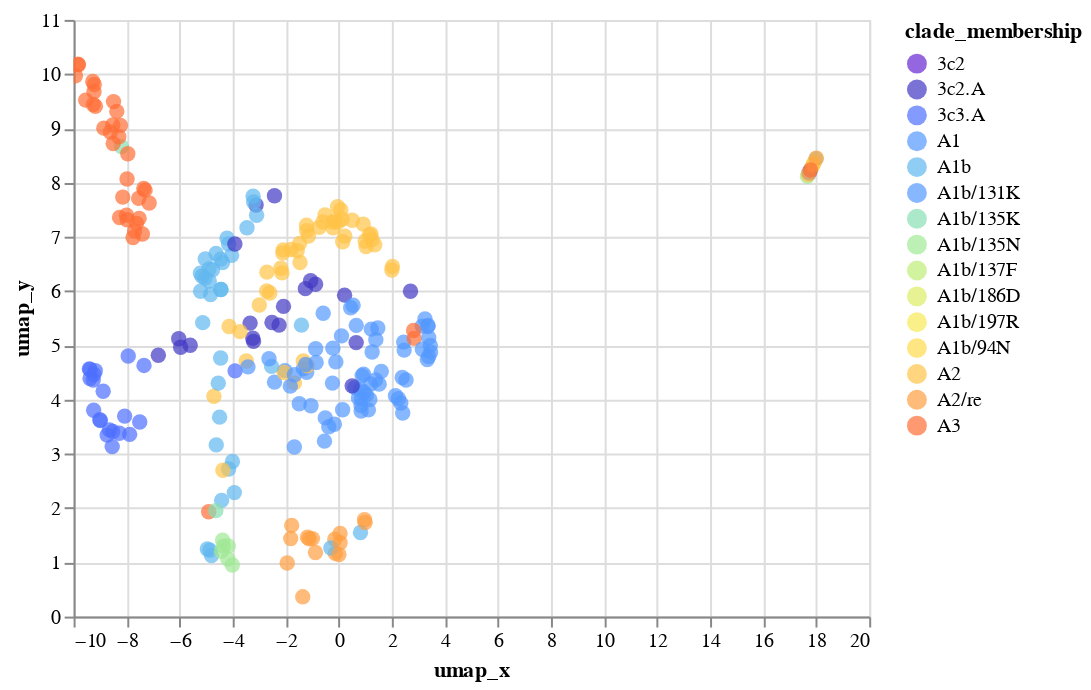

The notebook cell this image was saved under:
### Code cell
scatterplot_with_tooltip_interactive(merged_umap_df_ha,'umap_x','umap_y','umap_x','umap_y',['strain', "clade_membership"],'clade_membership:N', domain, range_)

### Figure 1 — Vega-Lite specification as saved in the notebook (floating-point values rounded to 4 significant figures; data arrays with more than 128 entries replaced by an {"elided": "..."} marker saying what was removed)
{"config": {"view": {"continuousWidth": 400, "continuousHeight": 300}}, "data": {"name": "data-5bf9e0d5472c7f853cbb84f0d348e95e"}, "mark": {"type": "circle", "size": 60}, "encoding": {"color": {"type": "nominal", "field": "clade_membership", "scale": {"domain": ["3c2", "3c2.A", "3c3.A", "A1", "A1b", "A1b/131K", "A1b/135K", "A1b/135N", "A1b/137F", "A1b/186D", "A1b/197R", "A1b/94N", "A2", "A2/re", "A3"], "range": ["#6626d4", "#4138c3", "#4e70ff", "#5499ff", "#61b8f0", "#5499ff", "#87dfb3", "#a0e994", "#bdee78", "#ddee64", "#f8e957", "#ffdb4e", "#ffc348", "#ff9e40", "#ff6e36"]}}, "tooltip": [{"type": "nominal", "field": "strain"}, {"type": "nominal", "field": "clade_membership"}], "x": {"type": "quantitative", "field": "umap_x", "title": "umap_x"}, "y": {"type": "quantitative", "field": "umap_y", "title": "umap_y"}}, "selection": {"selector032": {"type": "interval", "bind": "scales", "encodings": ["x", "y"]}}, "$schema": "https://vega.github.io/schema/vega-lite/v4.8.1.json", "datasets": {"data-5bf9e0d5472c7f853cbb84f0d348e95e": {"elided": "282 records"}}}
